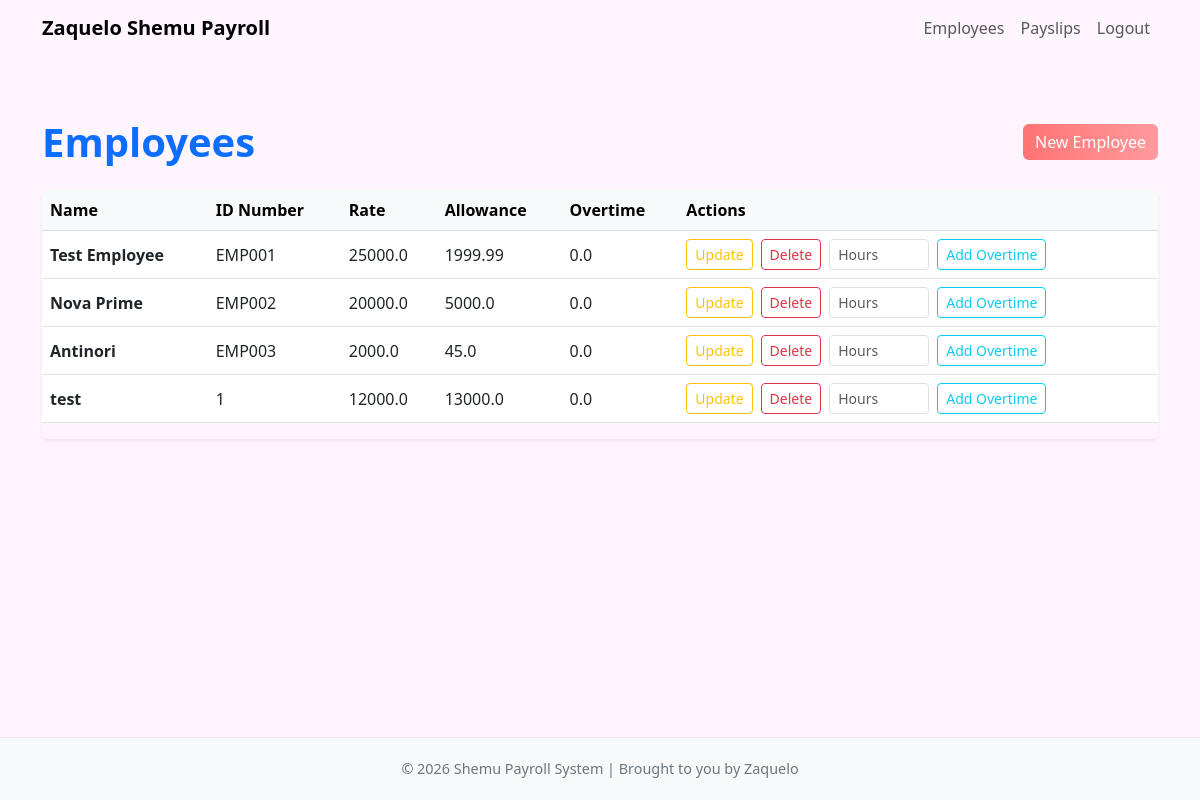
/employees/ (signed in), run on an earlier commit of the app's database.
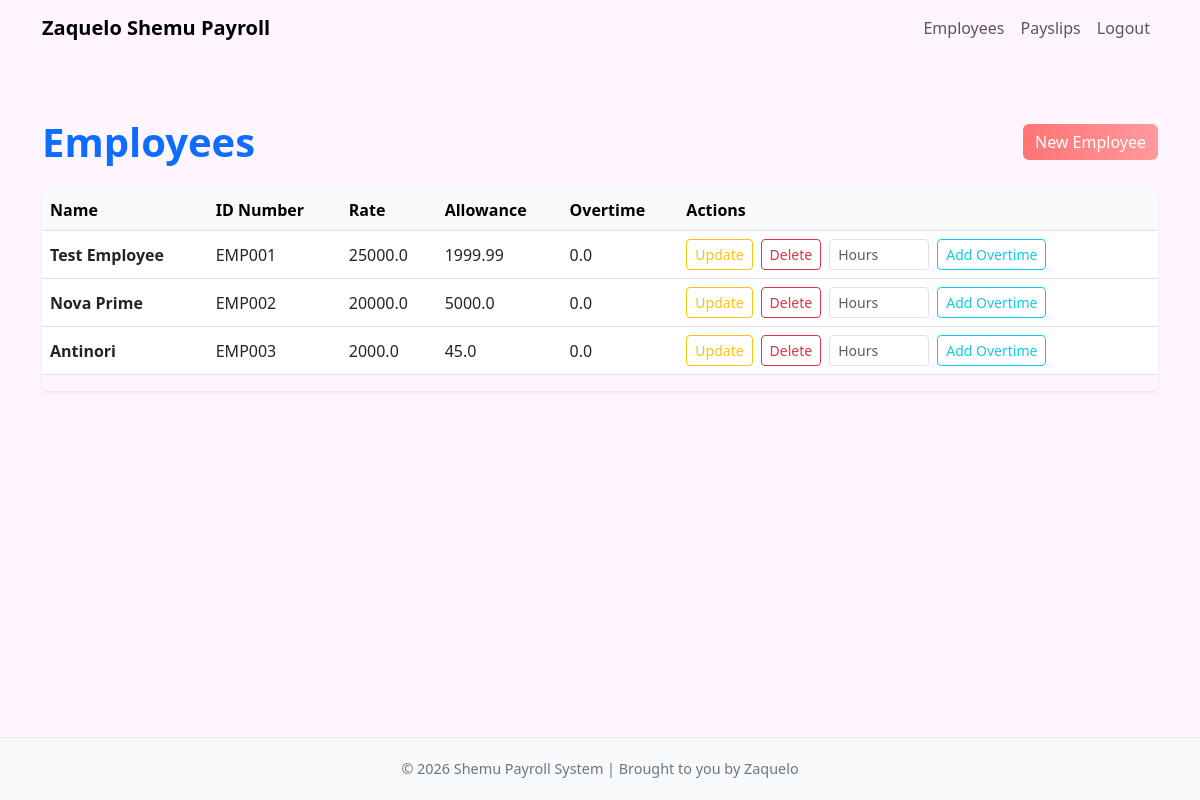
And on a later commit of the database.
### payroll_app/models.py (models this page shows, shortened)
class Employee(models.Model):
    name = models.CharField(max_length=255)
    id_number = models.CharField(max_length=100, unique=True)
    rate = models.FloatField()
    overtime_pay = models.FloatField(null=True, blank=True, default=0)
    allowance = models.FloatField(null=True, blank=True, default=0)

### payroll_app/views.py (the view)
# urls.py: path('employees/', views.employees_list, name='employees_list'),
@login_required
def employees_list(request):
    if not _require_admin(request):
        return HttpResponseForbidden("Only admins can access this page.")
    employees = Employee.objects.all()
    return render(request, 'payroll_app/employees_list.html', {'employees': employees})

### payroll_app/views.py (called while the page is built)
def _is_admin(user):
    return user.is_staff or user.is_superuser

def _require_admin(request):
    return _is_admin(request.user)

### payroll_app/templates/payroll_app/employees_list.html (shortened to what this page needs)
{% extends 'payroll_app/base.html' %}
{% block content %}
<div class="py-5">
    <div class="d-flex justify-content-between align-items-center mb-4">
        <h1 class="fw-bold mb-0 text-primary">Employees</h1>
        <a href="{% url 'create_employee' %}" class="btn btn-gradient">
             New Employee
        </a>
    </div>
    <div class="table-responsive shadow-sm rounded">
        <table class="table table-hover align-middle">
            <thead class="table-light table-header-separator">
                <tr>
                    <th>Name</th>
                    <th>ID Number</th>
                    <th>Rate</th>
                    <th>Allowance</th>
                    <th>Overtime</th>
                    <th style="min-width: 280px;">Actions</th>
                </tr>
            </thead>
            <tbody>
                {% for employee in employees %}
                <tr>
                    <td class="fw-semibold">{{ employee.name }}</td>
                    <td>{{ employee.id_number }}</td>
                    <td>{{ employee.rate }}</td>
                    <td>{{ employee.allowance }}</td>
                    <td>{{ employee.overtime_pay }}</td>
                    <td>
                        <div class="d-flex flex-wrap gap-2">
                            <a href="{% url 'update_employee' pk=employee.pk %}"
                               class="btn btn-outline-warning btn-sm">
                                 Update
                            </a>
                            <a href="{% url 'delete_employee' pk=employee.pk %}"
                               class="btn btn-outline-danger btn-sm">
                                 Delete
                            </a>
                            <form method="post" action="{% url 'add_overtime' pk=employee.pk %}" class="d-flex gap-2">
                                <input
                                    type="number"
                                    name="hours"
                                    class="form-control form-control-sm"
                                    min="0"
                                    step="0.25"
                                    placeholder="Hours"
                                    required
                                    style="max-width: 100px;"
                                >
                                <button type="submit" class="btn btn-outline-info btn-sm">
                                     Add Overtime
                                </button>
                            </form>
                        </div>
                    </td>
                </tr>
                {% empty %}
                <tr>
                    <td colspan="6" class="text-center text-muted py-4">
                        <i class="bi bi-people"></i> No employees found.
                    </td>
                </tr>
                {% endfor %}
            </tbody>
        </table>
    </div>
</div>
{% endblock %}

What changed in the data, as far as the page shows it:
removed Employee: name "test", id_number "1", rate "12000.0", allowance "13000.0", overtime_pay "0.0"
